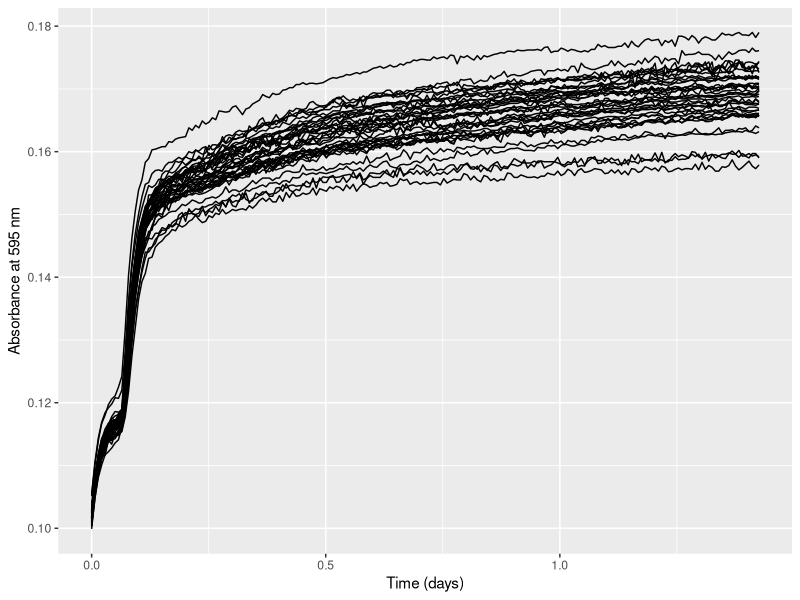
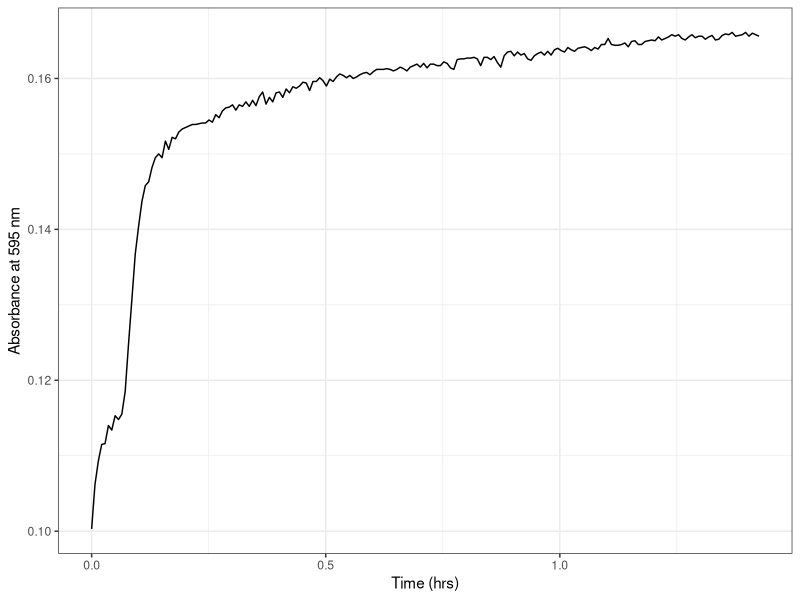
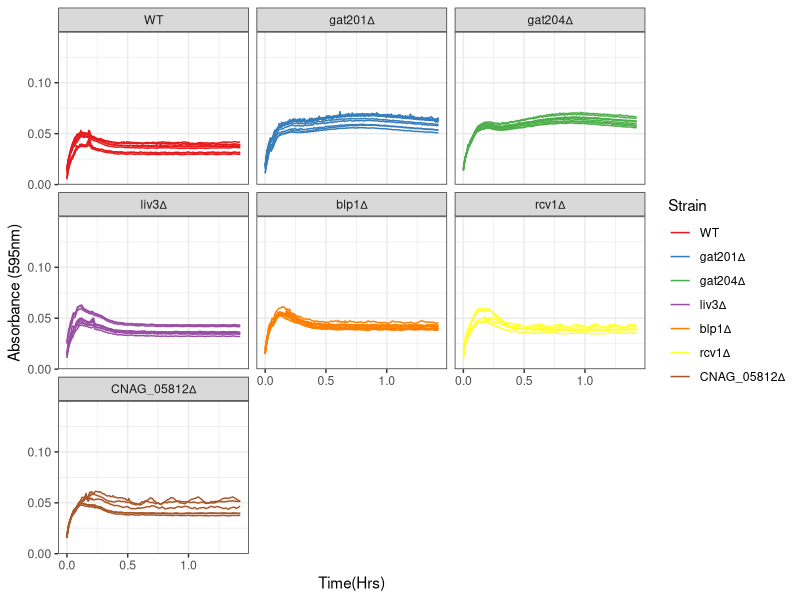
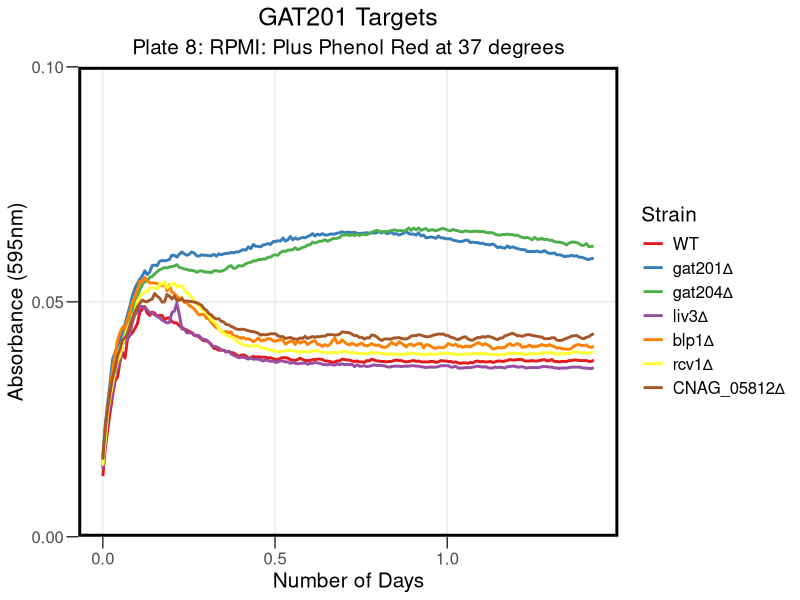
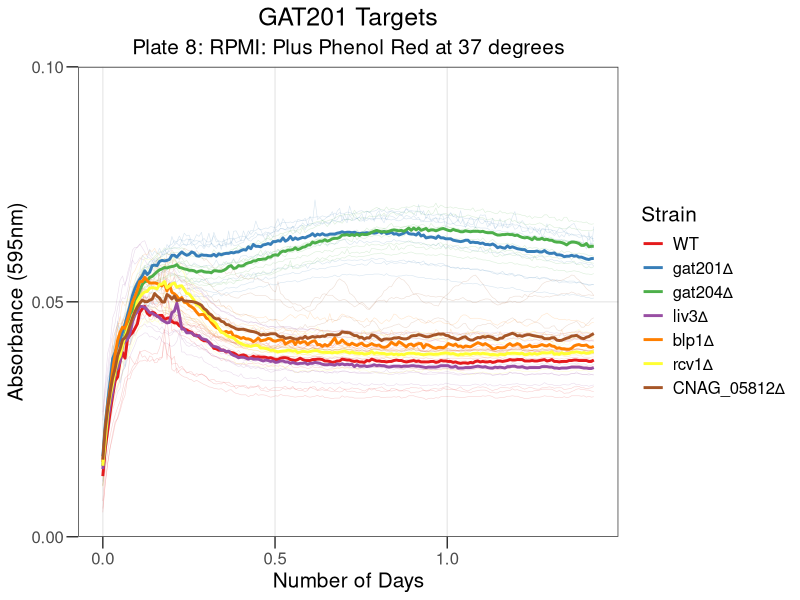
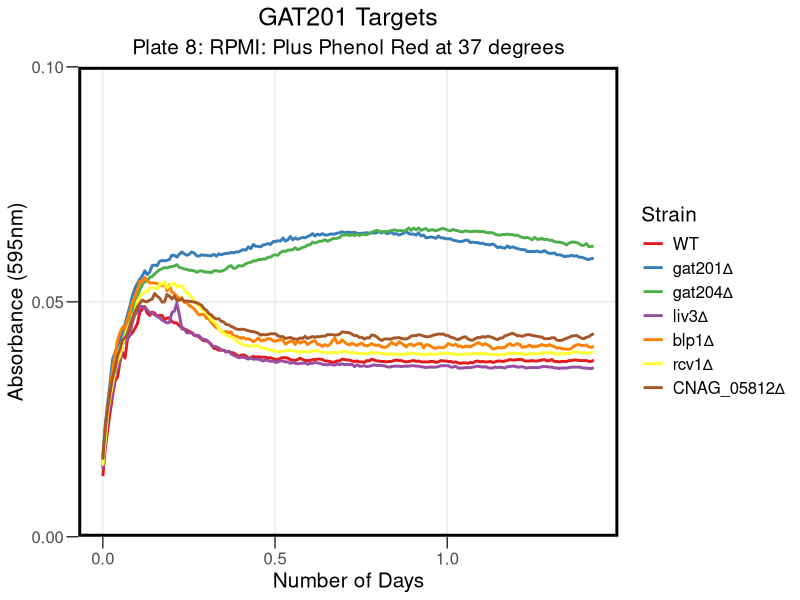
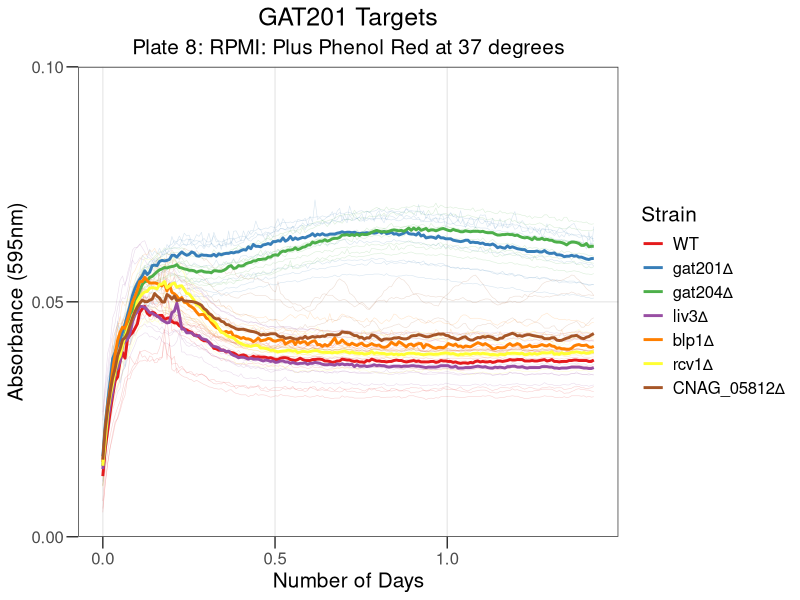

The R script that drew these images, in order:
## ---- chunk 1
knitr::opts_chunk$set(echo = TRUE , warning=FALSE, message=FALSE)
## ---- chunk 2

library("reshape2")
library(dplyr)
library(ggplot2)
library(tidyverse)
library(rmarkdown)
library(cowplot)
library(yaml)
library(knitr)
## ---- chunk 3

rawdata <- read.csv("../Input/20230519_RPMIplusPhenolRed_Gat201Targets_Plate8_csv.csv")

## ---- chunk 4

 rawdata_day<-mutate(rawdata, Time = Time/86400)

## ---- chunk 5

reshaped <- melt(rawdata_day, id=c("Time", "Temp"), 
                              variable.name="Well",
                              value.name="OD595")

summary(reshaped)
## ---- chunk 6

platemap <- 
  read.csv("../Input/20230519_RPMI_noPhenolRed_Gat201Targets_Plate7_setup.csv") %>%     
  dplyr::mutate(
    Strain = factor(Strain, 
                    levels = c("KN99", "GAT201", "GAT204", "LIV3","BLP1","RCV1","CNAG_05812"),
                    labels = c("WT", "gat201∆", "gat204∆", "liv3∆","blp1∆","rcv1∆", "CNAG_05812∆" ))
  )

head(platemap, n=10)


## ---- chunk 7

annotated <- inner_join(reshaped, platemap, by="Well")
 
## ---- chunk 8

ggplot(data=filter(annotated, is.na(Strain)),
           aes(x=Time, y=OD595,  group = Well)) + 
       geom_line() + 
       labs(x="Time (days)", y="Absorbance at 595 nm")
## ---- chunk 9

ggplot(data=filter(annotated,Well=="H11"), 
       aes(x=Time, y=OD595, group = Well)) + 
       geom_line() + 
       theme_bw()+
       labs(x="Time (hrs)", y="Absorbance at 595 nm")

## ---- chunk 10

blank_OD_summary <- annotated %>%
  filter(is.na(Strain), Time < 1/24) %>%
  
  group_by(Media) %>%
  summarise(OD_median=median(OD595),
            OD_mean=mean(OD595),
            OD_max=max(OD595),
            OD_min=min(OD595))
print(blank_OD_summary)
## ---- chunk 11

normalisedOD <- annotated %>%
  left_join(blank_OD_summary, by="Media") %>%
  mutate(OD_corrected = OD595 - OD_median)

## ---- chunk 12

ggplot(data=normalisedOD %>%
                      filter( !is.na(Strain) ), 
                      aes(x=Time, y=OD_corrected, color=Strain, group = Well)) + 
       geom_line() + 
       scale_y_continuous(limits=c(0,0.15),expand=c(0,0))+
       facet_wrap(Strain ~ .)+
  
       labs(x = "Time(Hrs)",
            y = "Absorbance (595nm)") +
       theme(text = element_text(size = 20))+
       theme_bw()+
       scale_color_brewer(palette="Set1")
## ---- chunk 13

ggplot(data=normalisedOD %>%
          filter( !is.na(Strain) ), 
         aes(x=Time, y=OD_corrected, color=Strain)) + 
         
         stat_summary(fun = "median", geom = "line", size = 1) +
         scale_y_continuous(limits=c(0,0.1),expand=c(0,0), breaks = c(0, 0.05, 0.1)) +
     
  
       labs(x = "Number of Days",
            y = "Absorbance (595nm)",
            title = "GAT201 Targets", subtitle = "Plate 8: RPMI: Plus Phenol Red at 37 degrees") +
           
       theme_bw() +
       theme(text = element_text(size = 15))+
       theme(axis.title = element_text(size = 15))+
       theme(axis.ticks.length = unit(0.3, "cm"))+
       theme(title = element_text(size = 15))+
       theme(panel.grid.minor = element_blank())+
       theme(legend.title = element_text(size = 15))+
      theme(legend.background = element_rect(fill = "transparent", color=NA))+
  theme(legend.key = element_rect(fill = "transparent", color=NA))+
       theme (plot.background =  element_rect(fill = "transparent", color=NA), 
         panel.background = element_rect(fill = "transparent", color=NA),)+
      theme(panel.border = element_rect(linetype = "solid", colour = "black", size = 2))+
  theme(plot.title = element_text(hjust = 0.5), plot.subtitle = element_text(hjust = 0.5) )+
       scale_color_brewer(palette="Set1")
       
## ---- chunk 14

ggsave("../Results/AllSummaryPR8.png",width = 6.6,height=5)
## ---- chunk 15

ggplot(data=normalisedOD %>%
                     filter( !is.na(Strain) ), 
                      aes(x=Time, y=OD_corrected, color=Strain)) + 
       geom_line(aes(group = Well), size = 0.2, alpha = 0.2) + 
       stat_summary(fun = "median", geom = "line", size = 1) +
       scale_y_continuous(limits=c(0,0.1),expand=c(0,0), breaks = c(0, 0.05, 0.1)) +
   
       labs(x = "Number of Days",
            y = "Absorbance (595nm)",
            title = "GAT201 Targets", subtitle = "Plate 8: RPMI: Plus Phenol Red at 37 degrees") +
 
       theme_bw() +
       theme(text = element_text(size = 15))+
       theme(axis.title = element_text(size = 15)) +
  theme(axis.ticks.length = unit(0.3, "cm"))+
       theme(title = element_text(size = 15))+
    
       theme(legend.title = element_text(size = 15))+
  theme(panel.grid.minor = element_blank())+
   theme(plot.title = element_text(hjust = 0.5), plot.subtitle = element_text(hjust = 0.5) )+
  
       scale_color_brewer(palette="Set1")
## ---- chunk 16

ggsave("../Results/StatSummaryPlate8.png",width = 6.6,height=5)
